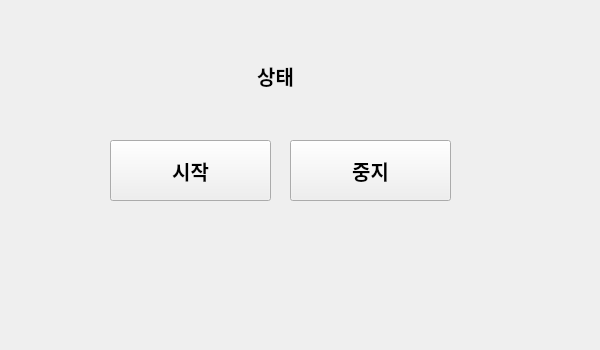
<?xml version="1.0" encoding="UTF-8"?>
<ui version="4.0">
 <class>Form</class>
 <widget class="QWidget" name="Form">
  <property name="geometry">
   <rect>
    <x>0</x>
    <y>0</y>
    <width>600</width>
    <height>350</height>
   </rect>
  </property>
  <property name="maximumSize">
   <size>
    <width>600</width>
    <height>350</height>
   </size>
  </property>
  <property name="font">
   <font>
    <family>맑은 고딕</family>
    <pointsize>15</pointsize>
    <weight>75</weight>
    <bold>true</bold>
   </font>
  </property>
  <property name="windowTitle">
   <string>QtDesigner 연습</string>
  </property>
  <widget class="QLabel" name="lblStatus">
   <property name="geometry">
    <rect>
     <x>180</x>
     <y>40</y>
     <width>191</width>
     <height>71</height>
    </rect>
   </property>
   <property name="text">
    <string>상태</string>
   </property>
   <property name="alignment">
    <set>Qt::AlignCenter</set>
   </property>
  </widget>
  <widget class="QPushButton" name="btnStop">
   <property name="geometry">
    <rect>
     <x>290</x>
     <y>140</y>
     <width>161</width>
     <height>61</height>
    </rect>
   </property>
   <property name="text">
    <string>중지</string>
   </property>
  </widget>
  <widget class="QPushButton" name="btnStart">
   <property name="geometry">
    <rect>
     <x>110</x>
     <y>140</y>
     <width>161</width>
     <height>61</height>
    </rect>
   </property>
   <property name="text">
    <string>시작</string>
   </property>
  </widget>
 </widget>
 <resources/>
 <connections/>
</ui>
